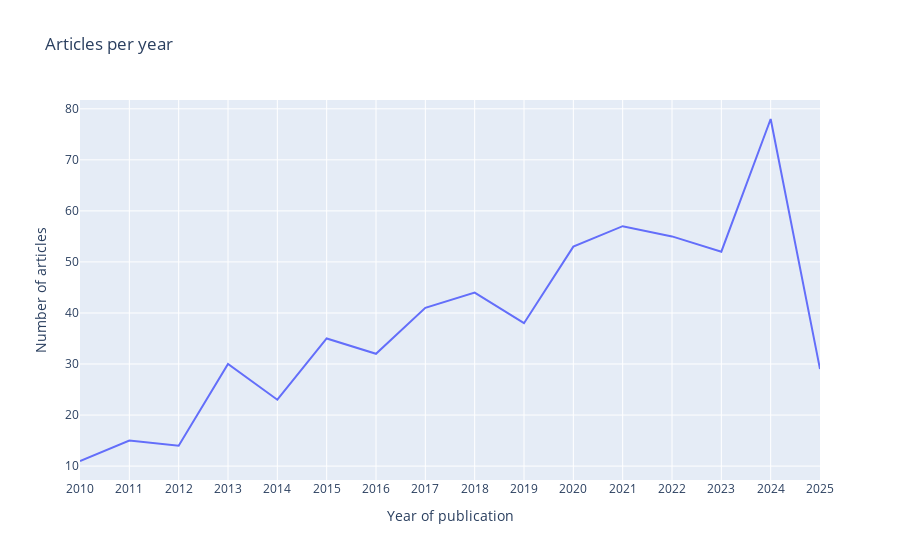

The notebook cell this image was saved under:
### Code cell
df_count = df['publication_year'].value_counts().sort_index().reset_index()
df_count.columns = ['publication_year', 'num_articles']

fig = px.line(df_count, x='publication_year', y='num_articles', title='Articles per year')
fig.update_xaxes(
    tickmode='linear', 
    dtick=1,             
)
fig.update_layout(
    xaxis_title='Year of publication',
    yaxis_title='Number of articles'
)
fig.show()

### Figure 1 — Plotly figure (JSON) as saved in the notebook; plotly's stock layout.template omitted (floating-point values rounded to 4 significant figures)
{"data": [{"hovertemplate": "publication_year=%{x}<br>num_articles=%{y}<extra></extra>", "legendgroup": "", "line": {"color": "#636efa", "dash": "solid"}, "marker": {"symbol": "circle"}, "mode": "lines", "name": "", "orientation": "v", "showlegend": false, "type": "scatter", "x": [2010, 2011, 2012, 2013, 2014, 2015, 2016, 2017, 2018, 2019, 2020, 2021, 2022, 2023, 2024, 2025], "xaxis": "x", "y": [11, 15, 14, 30, 23, 35, 32, 41, 44, 38, 53, 57, 55, 52, 78, 29], "yaxis": "y"}], "layout": {"legend": {"tracegroupgap": 0}, "title": {"text": "Articles per year"}, "xaxis": {"anchor": "y", "domain": [0, 1], "dtick": 1, "tickmode": "linear", "title": {"text": "Year of publication"}}, "yaxis": {"anchor": "x", "domain": [0, 1], "title": {"text": "Number of articles"}}}}
